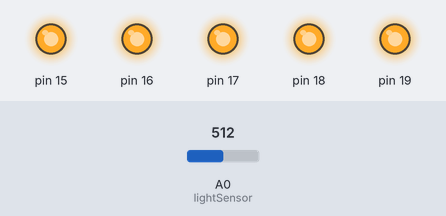
A sketch run on a simulated Arduino Uno, built with avr-gcc and run on an emulated ATmega328P. Parts: output pins drawn as LEDs (lit = HIGH). The inputs (shaded band) are chosen by the test bench; at power-on: A0 (lightSensor) = 512. What the sketch prints to the serial monitor is not drawn.

Above: at 0.1 s.
Timing chart, 0 to 1.6 s (numbered marks = the images above):
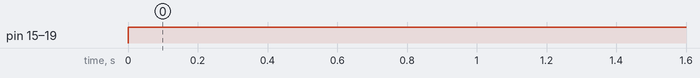

Measured:
- by itself, pin 15–19: LOW → HIGH at 0.00 s

The sketch:

CH2_LigthSensor.ino
```cpp
// (licence header left out)
const int lightSensor = A0;

void setup() {
  // initialize serial communications at 9600 bps:
  Serial.begin(9600);
}

void loop() {
  int x,y;
  DDRC|=(1<<0); // set led to output
  PORTC=~(1<<0); // discharge LED
  DDRC=~(1<<0); // led input to ADC
  // read the analog in value:
  delay(1);  // charging time
  x = analogRead(lightSensor);  // x axis is inverted


  // print the results to the serial monitor:
  Serial.print("light = " );
  Serial.println(x);

  delay(400);
}
/*
*
* This program is free software: you can redistribute it and/or modify
* it under the terms of the GNU General Public License as published by
* the Free Software Foundation, either version 3 of the License, or
* (at your option) any later version.
*
* This program is distributed in the hope that it will be useful,
* but WITHOUT ANY WARRANTY; without even the implied warranty of
* MERCHANTABILITY or FITNESS FOR A PARTICULAR PURPOSE. See the
* GNU General Public License for more details.
*
* You should have received a copy of the GNU General Public License
* along with this program. If not, see <http://www.gnu.org/licenses/>.
*
*/
```
